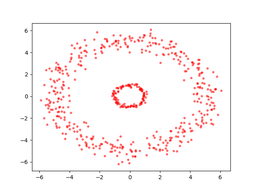
#> input picture Image Segmentation/res01.png, 256 x 192 px, shrunk from 640 x 480 before the run, found by its file name
$ jupyter execute q1.ipynb
#> lines starting #> are read from the running program, lines starting #| are printed output that depends on the picture
P.S: Since there are 110 corresponding points, it may take a bit to finish.

[cell 1]
import cv2
import numpy as np
from scipy.spatial import Delaunay
import matplotlib.pyplot as plt
import imageio

Here we load our images.

[cell 2]
img_1 = cv2.imread('res01.png')
#> img_1 is the input picture: shape (192, 256, 3); mean B, G, R 246.3, 246.3, 252.7
img_2 = cv2.imread('res02.png')
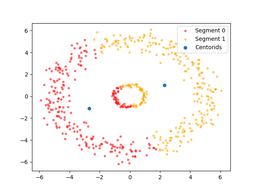
#> input picture Image Segmentation/res02.png, 256 x 192 px, shrunk from 640 x 480 before the run, found by its file name
#> img_2 is the input picture: shape (192, 256, 3); mean B, G, R 245.6, 247.7, 251.9

Now we extract its dimentions

[cell 3]
height, width = img_1.shape[:2]
#> height = 192; width = 256

Here are the main functions that we use for morphing. The backwardmapping function recieves a triangularization and set_of points. For each triangle we pass a Affin Transform matrix which is used for the pixels within that area.
So we iterate over our triangles, gather the points which are inside that triangle and then we use the corresponding Affine Transform matrix to warp the specified area.

[cell 4]
simplex = []
for i in range(height):
    for j in range(width):
        simplex.append((i, j))

def sign(p1, p2, p3):
    return (p1[0] - p3[0]) * (p2[1] - p3[1]) - (p2[0] - p3[0]) * (p1[1] - p3[1])


def is_point_in_triangle(p, v1, v2, v3):
    d_1 = sign(p, v1, v3)
    d_2 = sign(p, v2, v3)
    d_3 = sign(p, v1, v2)
    has_neg = d_1 < 0 or d_2 < 0 or d_3 < 0
    has_pos = d_1 > 0 or d_2 > 0 or d_3 > 0

    return not (has_neg and has_pos)

def fast_convex_hull(new_points, tri, last_hull):
    new_hull = last_hull.copy()
    for i in range(height):
        print(i)
        for j in range(width):
            v1, v2, v3 = new_points[tri.simplices[last_hull[i][j]]]
            if is_point_in_triangle([i, j], v1, v2, v3):
                continue
            neighbours = tri.neighbors[last_hull[i][j]]
            neighbours = np.where(neighbours > 0, neighbours, np.max(neighbours))
            unique_neighbors = np.unique(neighbours)
            did_find = False
            for n in unique_neighbors:
                v1, v2, v3 = new_points[tri.simplices[n]]
                if is_point_in_triangle([i, j], v1, v2, v3):
                    new_hull[i][j] = n
                    did_find = True
                    break
            if did_find:
                continue
            for i in range(len(tri.simplices)):
                v1, v2, v3 = new_points[tri.simplices[i]]
                if is_point_in_triangle([i, j], v1, v2, v3):
                    new_hull[i][j] = i
                    break
    return new_hull


def backward_mapping(image_s, image_d, tri, transformations, new_points):
    rows, cols, channels = image_s.shape

    simplex_ind = tri.find_simplex(np.array(simplex)).reshape((rows, cols))
    segments = np.unique(simplex_ind)

    for segment in segments:
        k1, k2, k3 = tri.simplices[segment]
        H_matrix = transformations[(k1, k2, k3)]
        image_s[simplex_ind == segment] = cv2.warpAffine(image_d, H_matrix, (cols, rows), flags=2)[simplex_ind == segment]

Here we load the corresponded points for first image. We use 110 points in this example.

[cell 5]
file_lines = ''
with open('./points_1.txt', 'r', encoding='UTF8') as f:
#> (reads Image morphing/points_1.txt from the repository)
    file_lines = f.read().strip().split('\n')

number_of_points = len(file_lines)
points_1 = list()
for i in range(number_of_points):
    x, y = map(float, file_lines[i].split())
    points_1.append((x, y))

Here we load the corresponded points for second image. We use 110 points in this example.

[cell 6]
file_lines = ''
with open('./points_2.txt', 'r', encoding='UTF8') as f:
#> (reads Image morphing/points_2.txt from the repository)
    file_lines = f.read().strip().split('\n')

number_of_points = len(file_lines)
points_2 = list()
for i in range(number_of_points):
    x, y = map(float, file_lines[i].split())
    points_2.append((x, y))

We caclulate the move vector for each corresponding point and find the middle of this process.

[cell 7]
points_1, points_2 = np.array(points_1) , np.array(points_2)
move_vector = points_2 - points_1
middle = (points_1 + points_2) / 2

We use SciPy Delaunay function to apply a triangularization on a set of points. Here we do it just for showing the points. because in the main part we apply a delaunay in each middle step.

Here are the loaded points with the given triangularization on the first image.

[cell 8]
tri = Delaunay(points_1)
fig = plt.figure(figsize=(15, 20))
plt.triplot(points_1[:, 1], points_1[:, 0], tri.simplices)
plt.plot(points_1[:, 1], points_1[:, 0], 'o')
plt.imshow(cv2.cvtColor(img_1, cv2.COLOR_BGR2RGB))
plt.show()
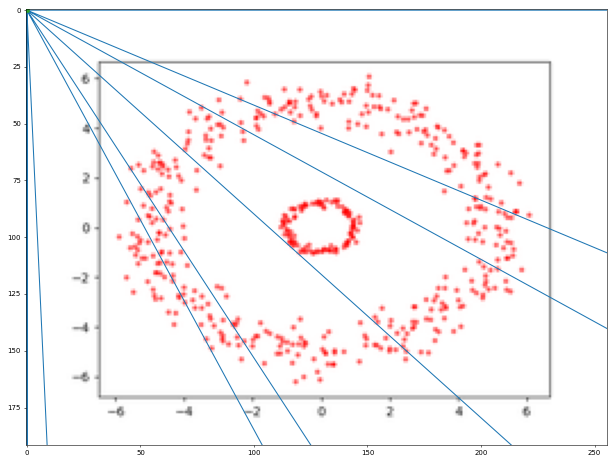
#> figure drawn by matplotlib, 1 panel

Here are the loaded points with the given triangularization on the second image.

[cell 9]
fig = plt.figure(figsize=(15, 20))
plt.triplot(points_2[:, 1], points_2[:, 0], tri.simplices)
plt.plot(points_2[:, 1], points_2[:, 0], 'o')
plt.imshow(cv2.cvtColor(img_2, cv2.COLOR_BGR2RGB))
plt.show()
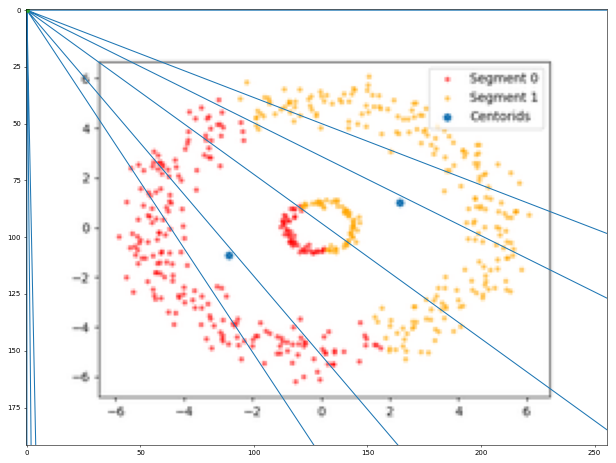
#> figure drawn by matplotlib, 1 panel

Now we define quantitize this process by dividing it ot finite number of steps. As we're asked for this assignment, we use 45 steps.

[cell 10]
steps = 45

We define the first image sequence and also we provide the t factor, which indicates how long should we move in the move_vector direction.

[cell 11]
first_image_sequence = [img_1]
T = np.linspace(0, 1, steps)
Tris = []

Here is the main section. At the begining of each step we calculate the next positions of points. then we look at each triangle and find an affine transform for each of them. We add that matrix to our dictionary so that we can pass that to our backwardmapping function. Each affine transform has a DoF of 6. By having 3 coordinates we can achieve a Affine Transform Matrix. That's because we use triangles for morphing.
In each step we define a new Delaunay. This will cause a computation overhead but the final result will look better. We alse store them to use the same delaunay for second image as well. (in the reverse order)

[cell 12]
current_points = points_1
for i, t in enumerate(T):
    transforms = dict()
    new_points = points_1 + t * move_vector
    new_tri = Delaunay(new_points)
    Tris.append(new_tri)
    for triangle in new_tri.simplices:
        x, y, z = triangle
        before = current_points[triangle].astype(np.float32)
        after = new_points[triangle].astype(np.float32)
        before = np.roll(before, shift=1, axis=1)
        after = np.roll(after, shift=1, axis=1)
        transforms[(x, y, z)] = cv2.getAffineTransform(before, after)

    current_points = new_points.copy()
    result = np.zeros(shape=(height, width, 3), dtype=np.float64)
    backward_mapping(result, first_image_sequence[-1], new_tri, transforms, new_points)
    result = result.astype(np.uint8)
    first_image_sequence.append(result)
#> this loop made 45 passes
#> pass 3, `result = result.astype(np.uint8)`:
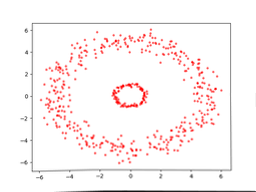
#> result: shape (192, 256, 3); mean B, G, R 244.8, 244.8, 251.5
#> after the loop:
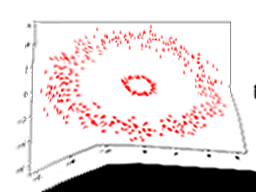
#> result: shape (192, 256, 3); mean B, G, R 217, 217, 226.4
#> after the loop, Tris = 45 items; first_image_sequence = 46 items

We just convert the colors from BGR to RGB

[cell 13]
for i in range(len(first_image_sequence)):
    first_image_sequence[i] = cv2.cvtColor(first_image_sequence[i], cv2.COLOR_BGR2RGB)
#> this loop made 46 passes

here We basically repeat the same process for the second image in the reverse direction.

[cell 14]
second_image_sequence = [img_2]
T = np.linspace(0, 1, steps)

[cell 15]
current_points = points_2
i = 200
for i, t in enumerate(T):
    transforms = dict()
    new_points = points_2 - t * move_vector
    new_tri = Tris[-i - 1]
    for triangle in new_tri.simplices:
        x, y, z = triangle
        before = current_points[triangle].astype(np.float32)
        after = new_points[triangle].astype(np.float32)
        before = np.roll(before, shift=1, axis=1)
        after = np.roll(after, shift=1, axis=1)
        transforms[(x, y, z)] = cv2.getAffineTransform(before, after)

    current_points = new_points.copy()
    result = np.zeros(shape=(height, width, 3), dtype=np.float64)
    backward_mapping(result, second_image_sequence[-1], new_tri, transforms, new_points)
    result = result.astype(np.uint8)
    second_image_sequence.append(result)
    i = i + 1
#> this loop made 45 passes
#> pass 2, `result = result.astype(np.uint8)`:
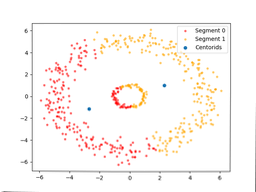
#> result: shape (192, 256, 3); mean B, G, R 245.2, 247.4, 251.7
#> pass 3, `result = result.astype(np.uint8)`:
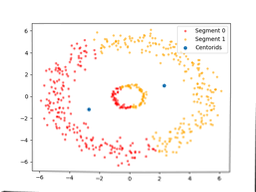
#> result: shape (192, 256, 3); mean B, G, R 244.8, 247.1, 251.4
#> after the loop:
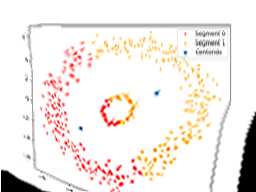
#> result: shape (192, 256, 3); mean B, G, R 232.4, 236.3, 243.4
#> after the loop, second_image_sequence = 46 items

[cell 16]
for i in range(len(second_image_sequence)):
    second_image_sequence[i] = cv2.cvtColor(second_image_sequence[i], cv2.COLOR_BGR2RGB)

Now that we have both image sequences, we use cross dissoloving to make a unifed morphing sequence. t goes from 0 to 1 in 45 steps and gradually the image will change.

[cell 17]
appended = []
for first, second, t in zip(first_image_sequence, second_image_sequence[::-1], T):
    appended.append(((1 - t) * first + t * second).astype(np.uint8))
#> this loop made 45 passes
#> t on passes 1 to 12: 0, 0.0227, 0.0455, 0.0682, 0.0909, 0.114, 0.136, 0.159, 0.182, 0.205, 0.227, 0.25
#> after the loop, appended = 45 items

We add the reverse order of the list to current list in order to form a loop, so that after watching it, we feel it's infinite.

[cell 18]
appended += appended[::-1]
#> appended = 90 items

Here we store the 15th and 30th image of this sequnce.

[cell 19]
cv2.imwrite('res03.jpg', cv2.cvtColor(appended[14].astype(np.uint8), cv2.COLOR_RGB2BGR))
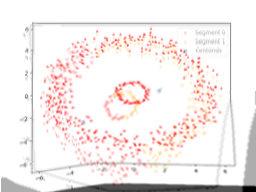
#> saved as res03.jpg: shape (192, 256, 3); mean B, G, R 236.7, 237.8, 245.1
cv2.imwrite('res04.jpg', cv2.cvtColor(appended[29].astype(np.uint8), cv2.COLOR_RGB2BGR))
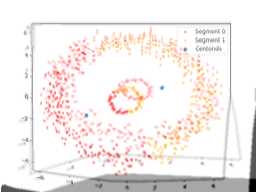
#> saved as res04.jpg: shape (192, 256, 3); mean B, G, R 235.7, 237.5, 244.1
#> Out = True
